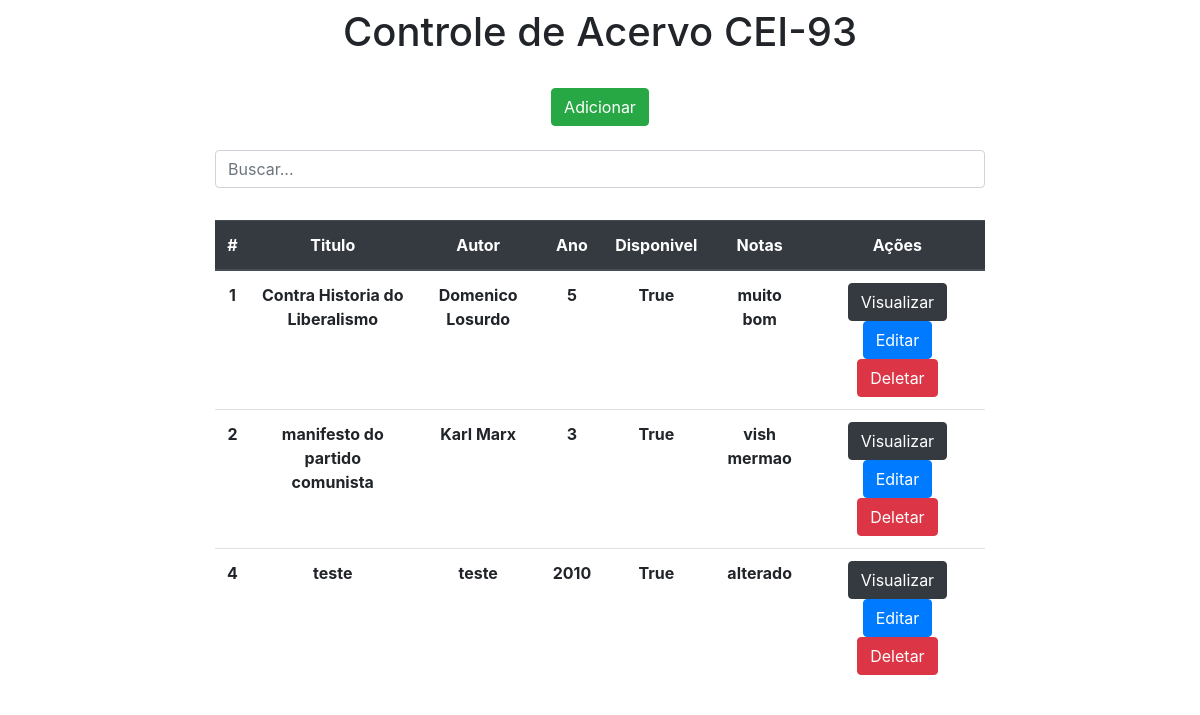
Before: / with the older database file.
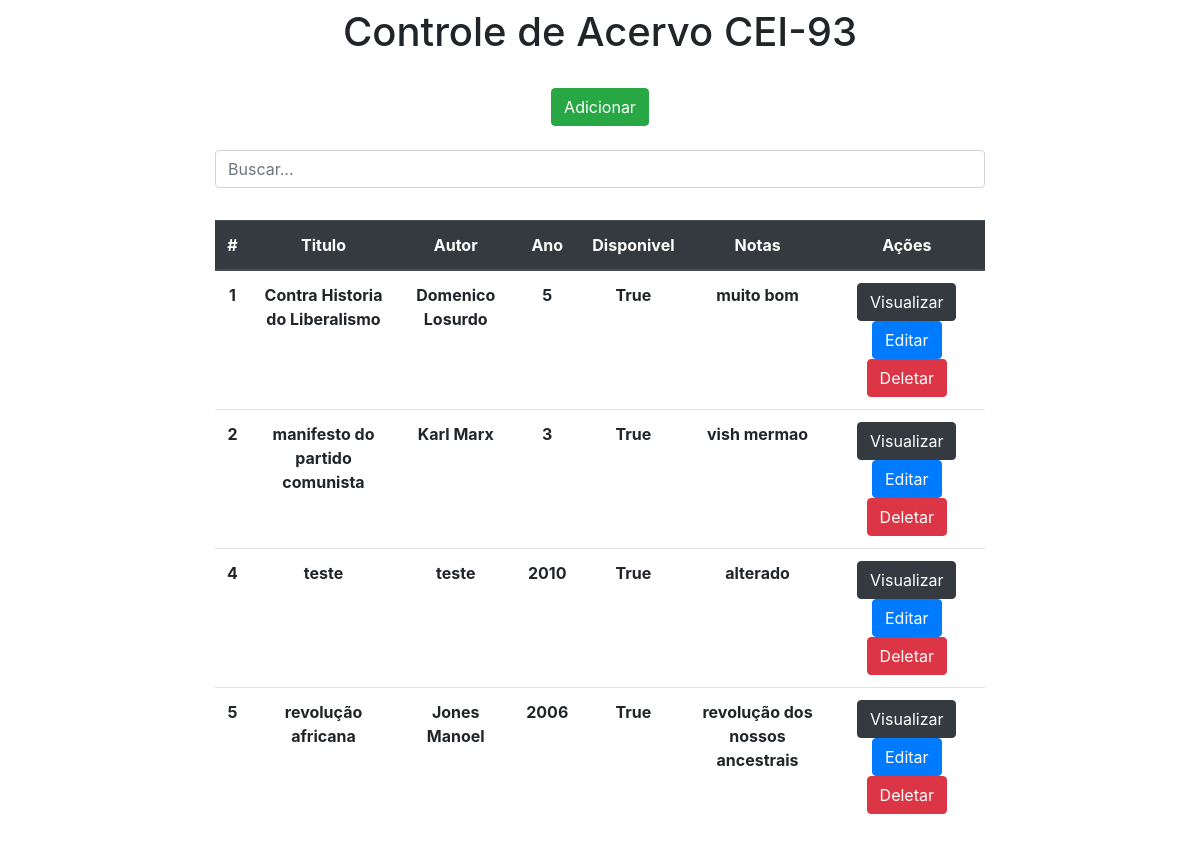
After: the same page with the newer database file.
### app/models.py (models this page shows)
class Livros(models.Model):
    titulo = models.CharField(max_length=150)
    autor = models.CharField(max_length=100)
    ano = models.IntegerField(blank=True, null=True)
    disponivel = models.BooleanField(blank=True, null=True)
    notas = models.TextField(blank=True, null=True)

### app/views.py (the view)
# urls.py: path('', home, name='home'),
def home(request):
    data = {}
    all = Livros.objects.all()
    paginator = Paginator(all, 2)
    pages = request.GET.get('page')
    data['db'] = paginator.get_page(pages)
    search = request.GET.get('search')
    if search:
        data['db'] = Livros.objects.filter(titulo__icontains=search)
    else:
        data['db'] = Livros.objects.all()
    return render(request, 'index.html', data)

### app/templates/index.html (shortened to what this page needs)
<!DOCTYPE html>
<html lang="pt-br">
<head>
    <link rel="stylesheet" href="https://stackpath.bootstrapcdn.com/bootstrap/4.4.1/css/bootstrap.min.css">
</head>
<body>
    <div class="col-8 m-auto pt-2 pb-2 text-center">
        <h1>Controle de Acervo CEI-93</h1>
    </div>
    <div class="col-8 m-auto pt-3 pb-2 text-center">
        <a href="/form" class="btn btn-success">Adicionar</a>
    </div>
    <div class="col-8 m-auto pt-3 pb-2 text-center">
        <form method="get">
            <input type="text" id="search" name="search" class="form-control" placeholder="Buscar...">
        </form>
    </div>
    <div class="col-8 m-auto pt-4 pb-2 text-center">
        <table class="table">
          <thead class="thead-dark">
            <tr>
              <th scope="col">#</th>
              <th scope="col">Titulo</th>
              <th scope="col">Autor</th>
              <th scope="col">Ano</th>
              <th scope="col">Disponivel</th>
              <th scope="col">Notas</th>
              <th scope="col">Ações</th>
            </tr>
          </thead>
          <tbody>
            {% for dbs in db %}
            <tr>
                <th>{{dbs.id}}</th>
                <th>{{dbs.titulo}}</th>
                <th>{{dbs.autor}}</th>
                <th>{{dbs.ano}}</th>
                <th>{{dbs.disponivel}}</th>
                <th>{{dbs.notas}}</th>
                <td>
                    <a href="/view/{{dbs.id}}/" class="btn btn-dark">Visualizar</a>
                    <a href="/edit/{{dbs.id}}/" class="btn btn-primary">Editar</a>
                    <a href="/delete/{{dbs.id}}/" class="btn btn-danger btnDel">Deletar</a>
                    {% load static %}
                </td>
            </tr>
            {% endfor %}
          </tbody>
        </table>
    </div>
</body>
</html>

Changed rows visible on the page:
added Livros: id "5", titulo "revolução africana", autor "Jones Manoel", ano "2006", disponivel "True", notas "revolução dos nossos ancestrais"
